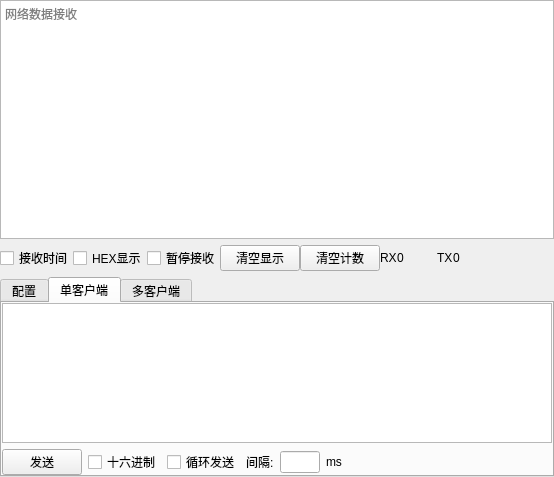
<?xml version="1.0" encoding="UTF-8"?>
<ui version="4.0">
 <class>Form</class>
 <widget class="QWidget" name="Form">
  <property name="geometry">
   <rect>
    <x>0</x>
    <y>0</y>
    <width>554</width>
    <height>477</height>
   </rect>
  </property>
  <property name="windowTitle">
   <string>TCP/IP_Clients</string>
  </property>
  <layout class="QGridLayout" name="gridLayout">
   <property name="leftMargin">
    <number>0</number>
   </property>
   <property name="topMargin">
    <number>0</number>
   </property>
   <property name="rightMargin">
    <number>0</number>
   </property>
   <property name="bottomMargin">
    <number>0</number>
   </property>
   <property name="horizontalSpacing">
    <number>0</number>
   </property>
   <item row="0" column="0">
    <widget class="QTextEdit" name="textEdit">
     <property name="placeholderText">
      <string>网络数据接收</string>
     </property>
    </widget>
   </item>
   <item row="2" column="0">
    <widget class="QTabWidget" name="tabWidget">
     <property name="maximumSize">
      <size>
       <width>16777215</width>
       <height>200</height>
      </size>
     </property>
     <property name="currentIndex">
      <number>1</number>
     </property>
     <widget class="QWidget" name="tab_set">
      <attribute name="title">
       <string>配置</string>
      </attribute>
      <layout class="QGridLayout" name="gridLayout_2">
       <property name="leftMargin">
        <number>0</number>
       </property>
       <property name="topMargin">
        <number>0</number>
       </property>
       <property name="rightMargin">
        <number>0</number>
       </property>
       <property name="bottomMargin">
        <number>0</number>
       </property>
       <item row="0" column="0">
        <widget class="QListWidget" name="listWidget">
         <property name="minimumSize">
          <size>
           <width>200</width>
           <height>0</height>
          </size>
         </property>
         <property name="maximumSize">
          <size>
           <width>140</width>
           <height>16777215</height>
          </size>
         </property>
         <property name="toolTip">
          <string>客户端列表</string>
         </property>
        </widget>
       </item>
       <item row="0" column="1">
        <layout class="QHBoxLayout" name="horizontalLayout_5">
         <item>
          <layout class="QVBoxLayout" name="verticalLayout">
           <item>
            <widget class="QLineEdit" name="lineEdit_IP">
             <property name="maximumSize">
              <size>
               <width>100</width>
               <height>16777215</height>
              </size>
             </property>
             <property name="placeholderText">
              <string>目标服务器地址</string>
             </property>
            </widget>
           </item>
           <item>
            <widget class="QLineEdit" name="lineEdit_Port">
             <property name="maximumSize">
              <size>
               <width>70</width>
               <height>16777215</height>
              </size>
             </property>
             <property name="placeholderText">
              <string>端口号</string>
             </property>
            </widget>
           </item>
           <item>
            <widget class="QLineEdit" name="lineEdit_Clients_Count">
             <property name="maximumSize">
              <size>
               <width>70</width>
               <height>16777215</height>
              </size>
             </property>
             <property name="placeholderText">
              <string>客户端个数</string>
             </property>
            </widget>
           </item>
           <item>
            <widget class="QPushButton" name="pushButton_Connect">
             <property name="maximumSize">
              <size>
               <width>60</width>
               <height>16777215</height>
              </size>
             </property>
             <property name="text">
              <string>连接</string>
             </property>
            </widget>
           </item>
           <item>
            <spacer name="verticalSpacer_2">
             <property name="orientation">
              <enum>Qt::Vertical</enum>
             </property>
             <property name="sizeHint" stdset="0">
              <size>
               <width>20</width>
               <height>40</height>
              </size>
             </property>
            </spacer>
           </item>
          </layout>
         </item>
        </layout>
       </item>
       <item row="0" column="2">
        <spacer name="horizontalSpacer_3">
         <property name="orientation">
          <enum>Qt::Horizontal</enum>
         </property>
         <property name="sizeHint" stdset="0">
          <size>
           <width>165</width>
           <height>20</height>
          </size>
         </property>
        </spacer>
       </item>
      </layout>
     </widget>
     <widget class="QWidget" name="tab_single">
      <attribute name="title">
       <string>单客户端</string>
      </attribute>
      <layout class="QGridLayout" name="gridLayout_3">
       <property name="leftMargin">
        <number>0</number>
       </property>
       <property name="topMargin">
        <number>0</number>
       </property>
       <property name="rightMargin">
        <number>0</number>
       </property>
       <property name="bottomMargin">
        <number>0</number>
       </property>
       <item row="0" column="0">
        <widget class="QTextEdit" name="textEdit_2"/>
       </item>
       <item row="1" column="0">
        <layout class="QHBoxLayout" name="horizontalLayout_3">
         <item>
          <widget class="QPushButton" name="pushButton">
           <property name="text">
            <string>发送</string>
           </property>
          </widget>
         </item>
         <item>
          <widget class="QCheckBox" name="checkBox">
           <property name="text">
            <string>十六进制</string>
           </property>
          </widget>
         </item>
         <item>
          <widget class="QCheckBox" name="checkBox_2">
           <property name="text">
            <string>循环发送</string>
           </property>
          </widget>
         </item>
         <item>
          <widget class="QLabel" name="label">
           <property name="text">
            <string>间隔:</string>
           </property>
          </widget>
         </item>
         <item>
          <widget class="QLineEdit" name="lineEdit">
           <property name="maximumSize">
            <size>
             <width>40</width>
             <height>16777215</height>
            </size>
           </property>
          </widget>
         </item>
         <item>
          <widget class="QLabel" name="label_2">
           <property name="text">
            <string>ms</string>
           </property>
          </widget>
         </item>
         <item>
          <spacer name="horizontalSpacer_4">
           <property name="orientation">
            <enum>Qt::Horizontal</enum>
           </property>
           <property name="sizeHint" stdset="0">
            <size>
             <width>133</width>
             <height>20</height>
            </size>
           </property>
          </spacer>
         </item>
        </layout>
       </item>
      </layout>
     </widget>
     <widget class="QWidget" name="tab_mul">
      <attribute name="title">
       <string>多客户端</string>
      </attribute>
      <layout class="QVBoxLayout" name="verticalLayout_2">
       <property name="leftMargin">
        <number>0</number>
       </property>
       <property name="topMargin">
        <number>0</number>
       </property>
       <property name="rightMargin">
        <number>0</number>
       </property>
       <property name="bottomMargin">
        <number>0</number>
       </property>
       <item>
        <widget class="QScrollArea" name="scrollArea">
         <property name="widgetResizable">
          <bool>true</bool>
         </property>
         <widget class="QWidget" name="scrollAreaWidgetContents">
          <property name="geometry">
           <rect>
            <x>0</x>
            <y>0</y>
            <width>546</width>
            <height>135</height>
           </rect>
          </property>
          <layout class="QGridLayout" name="gridLayout_4">
           <item row="0" column="0">
            <layout class="QFormLayout" name="formLayout_publish">
             <property name="horizontalSpacing">
              <number>0</number>
             </property>
             <property name="verticalSpacing">
              <number>3</number>
             </property>
            </layout>
           </item>
          </layout>
         </widget>
        </widget>
       </item>
       <item>
        <layout class="QHBoxLayout" name="horizontalLayout_7">
         <item>
          <widget class="QPushButton" name="pushButton_7">
           <property name="sizePolicy">
            <sizepolicy hsizetype="Fixed" vsizetype="Fixed">
             <horstretch>0</horstretch>
             <verstretch>0</verstretch>
            </sizepolicy>
           </property>
           <property name="minimumSize">
            <size>
             <width>25</width>
             <height>25</height>
            </size>
           </property>
           <property name="maximumSize">
            <size>
             <width>25</width>
             <height>25</height>
            </size>
           </property>
           <property name="toolTip">
            <string>添加一行</string>
           </property>
           <property name="text">
            <string/>
           </property>
           <property name="icon">
            <iconset>
             <normaloff>:/img/加.png</normaloff>:/img/加.png</iconset>
           </property>
           <property name="iconSize">
            <size>
             <width>25</width>
             <height>25</height>
            </size>
           </property>
          </widget>
         </item>
         <item>
          <widget class="QPushButton" name="pushButton_8">
           <property name="sizePolicy">
            <sizepolicy hsizetype="Fixed" vsizetype="Fixed">
             <horstretch>0</horstretch>
             <verstretch>0</verstretch>
            </sizepolicy>
           </property>
           <property name="minimumSize">
            <size>
             <width>25</width>
             <height>25</height>
            </size>
           </property>
           <property name="maximumSize">
            <size>
             <width>25</width>
             <height>25</height>
            </size>
           </property>
           <property name="toolTip">
            <string>删除最后一行</string>
           </property>
           <property name="text">
            <string/>
           </property>
           <property name="icon">
            <iconset>
             <normaloff>:/img/减号.png</normaloff>:/img/减号.png</iconset>
           </property>
           <property name="iconSize">
            <size>
             <width>25</width>
             <height>25</height>
            </size>
           </property>
          </widget>
         </item>
         <item>
          <widget class="QCheckBox" name="checkBox_publish">
           <property name="sizePolicy">
            <sizepolicy hsizetype="Expanding" vsizetype="Fixed">
             <horstretch>0</horstretch>
             <verstretch>0</verstretch>
            </sizepolicy>
           </property>
           <property name="minimumSize">
            <size>
             <width>30</width>
             <height>30</height>
            </size>
           </property>
           <property name="maximumSize">
            <size>
             <width>10000</width>
             <height>30</height>
            </size>
           </property>
           <property name="toolTip">
            <string>&lt;html&gt;&lt;head/&gt;&lt;body&gt;&lt;p&gt;发布数据&lt;/p&gt;&lt;/body&gt;&lt;/html&gt;</string>
           </property>
           <property name="toolTipDuration">
            <number>0</number>
           </property>
           <property name="statusTip">
            <string>发布数据</string>
           </property>
           <property name="whatsThis">
            <string>发布数据</string>
           </property>
           <property name="text">
            <string>循环发送</string>
           </property>
           <property name="iconSize">
            <size>
             <width>30</width>
             <height>30</height>
            </size>
           </property>
          </widget>
         </item>
         <item>
          <widget class="QLineEdit" name="lineEdit_times">
           <property name="sizePolicy">
            <sizepolicy hsizetype="Fixed" vsizetype="Fixed">
             <horstretch>0</horstretch>
             <verstretch>0</verstretch>
            </sizepolicy>
           </property>
           <property name="maximumSize">
            <size>
             <width>120</width>
             <height>16777215</height>
            </size>
           </property>
           <property name="toolTip">
            <string>循环发送间隔</string>
           </property>
           <property name="placeholderText">
            <string>间隔, 单位: 秒</string>
           </property>
          </widget>
         </item>
         <item>
          <spacer name="horizontalSpacer">
           <property name="orientation">
            <enum>Qt::Horizontal</enum>
           </property>
           <property name="sizeHint" stdset="0">
            <size>
             <width>40</width>
             <height>20</height>
            </size>
           </property>
          </spacer>
         </item>
         <item>
          <widget class="QLabel" name="label_4">
           <property name="text">
            <string>发布的字节数</string>
           </property>
          </widget>
         </item>
         <item>
          <widget class="QLabel" name="label_counts">
           <property name="minimumSize">
            <size>
             <width>50</width>
             <height>0</height>
            </size>
           </property>
           <property name="layoutDirection">
            <enum>Qt::LeftToRight</enum>
           </property>
           <property name="text">
            <string>0</string>
           </property>
           <property name="alignment">
            <set>Qt::AlignCenter</set>
           </property>
          </widget>
         </item>
         <item>
          <widget class="QPushButton" name="pushButton_clear">
           <property name="text">
            <string>清空计数</string>
           </property>
           <property name="iconSize">
            <size>
             <width>30</width>
             <height>30</height>
            </size>
           </property>
          </widget>
         </item>
        </layout>
       </item>
      </layout>
     </widget>
    </widget>
   </item>
   <item row="1" column="0">
    <layout class="QHBoxLayout" name="horizontalLayout_4">
     <item>
      <widget class="QCheckBox" name="checkBox_Display_Time">
       <property name="text">
        <string>接收时间</string>
       </property>
      </widget>
     </item>
     <item>
      <widget class="QCheckBox" name="checkBox_Display_Hex">
       <property name="text">
        <string>HEX显示</string>
       </property>
      </widget>
     </item>
     <item>
      <widget class="QCheckBox" name="checkBox_Pause">
       <property name="text">
        <string>暂停接收</string>
       </property>
      </widget>
     </item>
     <item>
      <widget class="QPushButton" name="pushButton_Clear_Display">
       <property name="text">
        <string>清空显示</string>
       </property>
      </widget>
     </item>
     <item>
      <widget class="QPushButton" name="pushButton_Clear_Count">
       <property name="text">
        <string>清空计数</string>
       </property>
      </widget>
     </item>
     <item>
      <layout class="QHBoxLayout" name="horizontalLayout">
       <item>
        <widget class="QLabel" name="label_3">
         <property name="maximumSize">
          <size>
           <width>20</width>
           <height>16777215</height>
          </size>
         </property>
         <property name="text">
          <string>RX</string>
         </property>
        </widget>
       </item>
       <item>
        <widget class="QLabel" name="label_RX">
         <property name="minimumSize">
          <size>
           <width>40</width>
           <height>0</height>
          </size>
         </property>
         <property name="text">
          <string>0</string>
         </property>
        </widget>
       </item>
      </layout>
     </item>
     <item>
      <layout class="QHBoxLayout" name="horizontalLayout_2">
       <item>
        <widget class="QLabel" name="label_5">
         <property name="maximumSize">
          <size>
           <width>20</width>
           <height>16777215</height>
          </size>
         </property>
         <property name="text">
          <string>TX</string>
         </property>
        </widget>
       </item>
       <item>
        <widget class="QLabel" name="label_TX">
         <property name="minimumSize">
          <size>
           <width>40</width>
           <height>0</height>
          </size>
         </property>
         <property name="text">
          <string>0</string>
         </property>
        </widget>
       </item>
      </layout>
     </item>
     <item>
      <spacer name="horizontalSpacer_2">
       <property name="orientation">
        <enum>Qt::Horizontal</enum>
       </property>
       <property name="sizeHint" stdset="0">
        <size>
         <width>40</width>
         <height>20</height>
        </size>
       </property>
      </spacer>
     </item>
    </layout>
   </item>
  </layout>
 </widget>
 <resources/>
 <connections/>
</ui>
